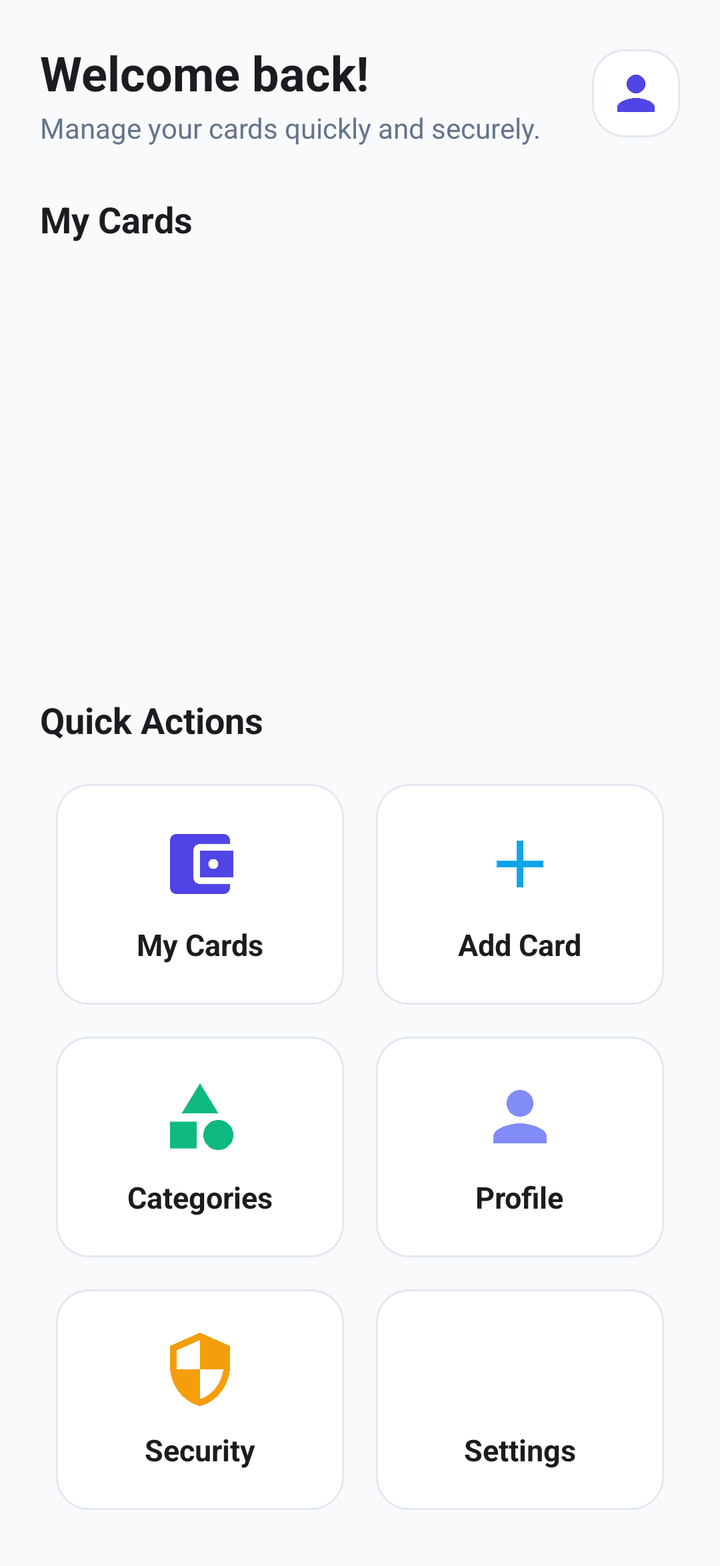
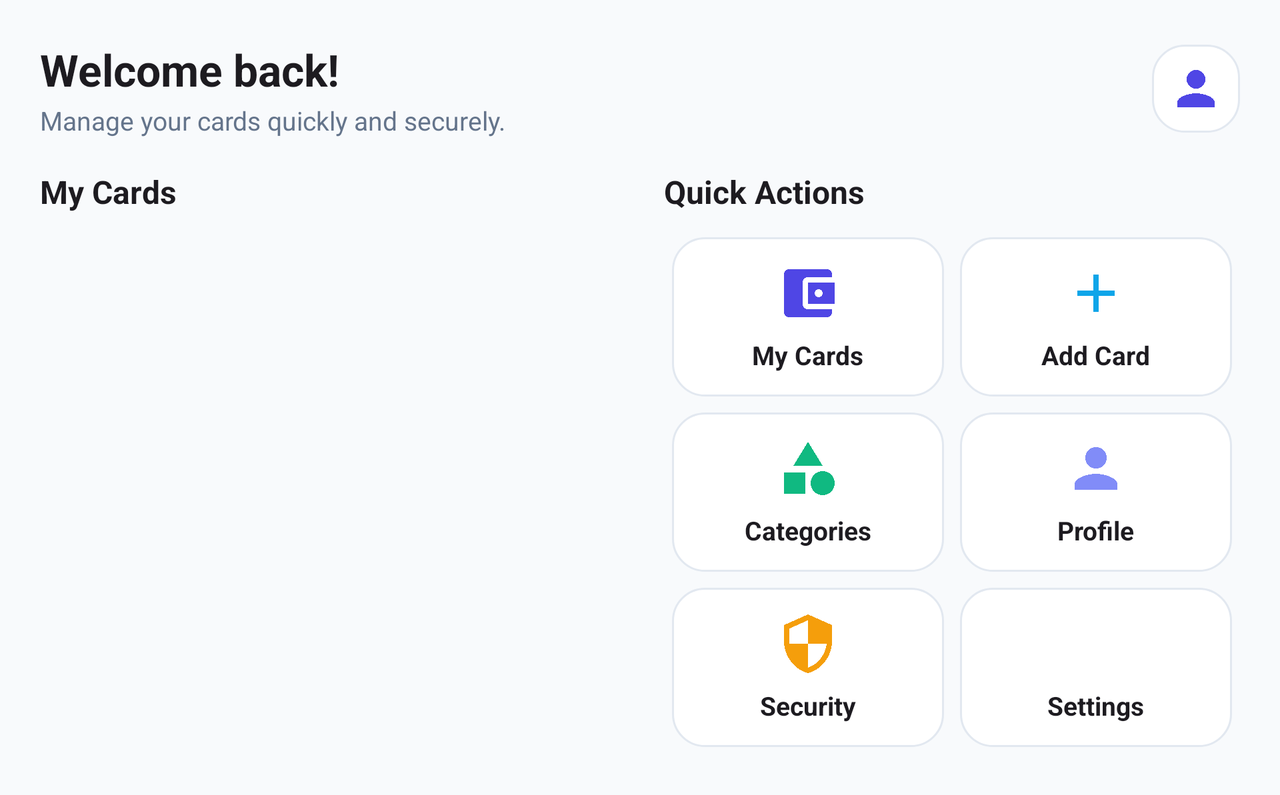

An Android layout and its configuration variant, each rendered on a device that would load it. The default file and the variant file are quoted in full after the pictures.
<!-- AndroidManifest.xml: application theme Theme.CardVault -->
<!-- res/layout/activity_dashboard.xml -->
<?xml version="1.0" encoding="utf-8"?>
<ScrollView xmlns:android="http://schemas.android.com/apk/res/android"
    xmlns:app="http://schemas.android.com/apk/res-auto"
    xmlns:tools="http://schemas.android.com/tools"
    android:layout_width="match_parent"
    android:layout_height="match_parent"
    android:fillViewport="true"
    tools:context=".DashboardActivity">

    <LinearLayout
        android:layout_width="match_parent"
        android:layout_height="wrap_content"
        android:orientation="vertical"
        android:padding="20dp">

        
        <LinearLayout
            android:layout_width="match_parent"
            android:layout_height="wrap_content"
            android:gravity="center_vertical"
            android:orientation="horizontal">

            <LinearLayout
                android:layout_width="0dp"
                android:layout_height="wrap_content"
                android:layout_weight="1"
                android:orientation="vertical">

                <TextView
                    android:id="@+id/tv_welcome_title"
                    android:layout_width="wrap_content"
                    android:layout_height="wrap_content"
                    android:text="@string/dashboard_welcome"
                    android:textColor="?attr/colorOnBackground"
                    android:textSize="24sp"
                    android:textStyle="bold" />

                <TextView
                    android:id="@+id/tv_welcome_subtitle"
                    android:layout_width="wrap_content"
                    android:layout_height="wrap_content"
                    android:layout_marginTop="2dp"
                    android:text="@string/dashboard_subtitle"
                    android:textColor="@color/text_secondary"
                    android:textSize="14sp" />

            </LinearLayout>

            <ImageView
                android:id="@+id/iv_dashboard_profile_icon"
                android:layout_width="44dp"
                android:layout_height="44dp"
                android:background="@drawable/bg_grid_item"
                android:contentDescription="@string/grid_profile"
                android:padding="8dp"
                android:src="@drawable/ic_profile"
                app:tint="@color/primary" />

        </LinearLayout>

        
        <TextView
            android:layout_width="wrap_content"
            android:layout_height="wrap_content"
            android:layout_marginTop="24dp"
            android:text="@string/grid_my_cards"
            android:textColor="?attr/colorOnBackground"
            android:textSize="18sp"
            android:textStyle="bold" />

        <androidx.recyclerview.widget.RecyclerView
            android:id="@+id/rv_card_slider"
            android:layout_width="match_parent"
            android:layout_height="190dp"
            android:layout_marginTop="12dp"
            android:clipToPadding="false"
            android:orientation="horizontal"
            app:layoutManager="androidx.recyclerview.widget.LinearLayoutManager"
            tools:listitem="@layout/item_card_slider" />

        <TextView
            android:id="@+id/tv_empty_cards_hint"
            android:layout_width="match_parent"
            android:layout_height="wrap_content"
            android:gravity="center"
            android:padding="20dp"
            android:text="@string/empty_cards_hint"
            android:textColor="@color/text_muted"
            android:textSize="14sp"
            android:visibility="gone" />

        
        <TextView
            android:layout_width="wrap_content"
            android:layout_height="wrap_content"
            android:layout_marginTop="24dp"
            android:text="@string/dashboard_quick_actions"
            android:textColor="?attr/colorOnBackground"
            android:textSize="18sp"
            android:textStyle="bold" />

        <GridLayout
            android:id="@+id/grid_dashboard_actions"
            android:layout_width="match_parent"
            android:layout_height="wrap_content"
            android:layout_marginTop="12dp"
            android:columnCount="2"
            android:rowCount="3">

            
            <LinearLayout
                android:id="@+id/btn_grid_my_cards"
                android:layout_width="0dp"
                android:layout_height="wrap_content"
                android:layout_columnWeight="1"
                android:layout_margin="8dp"
                android:background="@drawable/bg_grid_item"
                android:clickable="true"
                android:focusable="true"
                android:gravity="center"
                android:orientation="vertical"
                android:padding="20dp">

                <ImageView
                    android:layout_width="40dp"
                    android:layout_height="40dp"
                    android:contentDescription="@string/grid_my_cards"
                    android:src="@drawable/ic_card_wallet" />

                <TextView
                    android:layout_width="wrap_content"
                    android:layout_height="wrap_content"
                    android:layout_marginTop="10dp"
                    android:text="@string/grid_my_cards"
                    android:textColor="?attr/colorOnBackground"
                    android:textSize="15sp"
                    android:textStyle="bold" />

            </LinearLayout>

            
            <LinearLayout
                android:id="@+id/btn_grid_add_card"
                android:layout_width="0dp"
                android:layout_height="wrap_content"
                android:layout_columnWeight="1"
                android:layout_margin="8dp"
                android:background="@drawable/bg_grid_item"
                android:clickable="true"
                android:focusable="true"
                android:gravity="center"
                android:orientation="vertical"
                android:padding="20dp">

                <ImageView
                    android:layout_width="40dp"
                    android:layout_height="40dp"
                    android:contentDescription="@string/grid_add_card"
                    android:src="@drawable/ic_add_card" />

                <TextView
                    android:layout_width="wrap_content"
                    android:layout_height="wrap_content"
                    android:layout_marginTop="10dp"
                    android:text="@string/grid_add_card"
                    android:textColor="?attr/colorOnBackground"
                    android:textSize="15sp"
                    android:textStyle="bold" />

            </LinearLayout>

            
            <LinearLayout
                android:id="@+id/btn_grid_categories"
                android:layout_width="0dp"
                android:layout_height="wrap_content"
                android:layout_columnWeight="1"
                android:layout_margin="8dp"
                android:background="@drawable/bg_grid_item"
                android:clickable="true"
                android:focusable="true"
                android:gravity="center"
                android:orientation="vertical"
                android:padding="20dp">

                <ImageView
                    android:layout_width="40dp"
                    android:layout_height="40dp"
                    android:contentDescription="@string/grid_categories"
                    android:src="@drawable/ic_category" />

                <TextView
                    android:layout_width="wrap_content"
                    android:layout_height="wrap_content"
                    android:layout_marginTop="10dp"
                    android:text="@string/grid_categories"
                    android:textColor="?attr/colorOnBackground"
                    android:textSize="15sp"
                    android:textStyle="bold" />

            </LinearLayout>

            
            <LinearLayout
                android:id="@+id/btn_grid_profile"
                android:layout_width="0dp"
                android:layout_height="wrap_content"
                android:layout_columnWeight="1"
                android:layout_margin="8dp"
                android:background="@drawable/bg_grid_item"
                android:clickable="true"
                android:focusable="true"
                android:gravity="center"
                android:orientation="vertical"
                android:padding="20dp">

                <ImageView
                    android:layout_width="40dp"
                    android:layout_height="40dp"
                    android:contentDescription="@string/grid_profile"
                    android:src="@drawable/ic_profile" />

                <TextView
                    android:layout_width="wrap_content"
                    android:layout_height="wrap_content"
                    android:layout_marginTop="10dp"
                    android:text="@string/grid_profile"
                    android:textColor="?attr/colorOnBackground"
                    android:textSize="15sp"
                    android:textStyle="bold" />

            </LinearLayout>

            
            <LinearLayout
                android:id="@+id/btn_grid_security"
                android:layout_width="0dp"
                android:layout_height="wrap_content"
                android:layout_columnWeight="1"
                android:layout_margin="8dp"
                android:background="@drawable/bg_grid_item"
                android:clickable="true"
                android:focusable="true"
                android:gravity="center"
                android:orientation="vertical"
                android:padding="20dp">

                <ImageView
                    android:layout_width="40dp"
                    android:layout_height="40dp"
                    android:contentDescription="@string/grid_security"
                    android:src="@drawable/ic_security" />

                <TextView
                    android:layout_width="wrap_content"
                    android:layout_height="wrap_content"
                    android:layout_marginTop="10dp"
                    android:text="@string/grid_security"
                    android:textColor="?attr/colorOnBackground"
                    android:textSize="15sp"
                    android:textStyle="bold" />

            </LinearLayout>

            
            <LinearLayout
                android:id="@+id/btn_grid_settings"
                android:layout_width="0dp"
                android:layout_height="wrap_content"
                android:layout_columnWeight="1"
                android:layout_margin="8dp"
                android:background="@drawable/bg_grid_item"
                android:clickable="true"
                android:focusable="true"
                android:gravity="center"
                android:orientation="vertical"
                android:padding="20dp">

                <ImageView
                    android:layout_width="40dp"
                    android:layout_height="40dp"
                    android:contentDescription="@string/grid_settings"
                    android:src="@drawable/ic_settings" />

                <TextView
                    android:layout_width="wrap_content"
                    android:layout_height="wrap_content"
                    android:layout_marginTop="10dp"
                    android:text="@string/grid_settings"
                    android:textColor="?attr/colorOnBackground"
                    android:textSize="15sp"
                    android:textStyle="bold" />

            </LinearLayout>

        </GridLayout>

    </LinearLayout>

</ScrollView>
<!-- resources referenced by this layout -->
<resources>
  <color name="primary">#4F46E5</color>
  <color name="text_muted">#94A3B8</color>
  <color name="text_secondary">#64748B</color>
  <!-- drawable bg_grid_item (drawable) -->
  <?xml version="1.0" encoding="utf-8"?>
  <shape xmlns:android="http://schemas.android.com/apk/res/android"
      android:shape="rectangle">
      <solid android:color="?attr/colorSurface" />
      <corners android:radius="16dp" />
      <stroke
          android:width="1dp"
          android:color="#E2E8F0" />
  </shape>
  <!-- drawable ic_add_card (drawable) -->
  <vector xmlns:android="http://schemas.android.com/apk/res/android"
      android:width="24dp"
      android:height="24dp"
      android:viewportWidth="24"
      android:viewportHeight="24">
      <path
          android:fillColor="#0EA5E9"
          android:pathData="M19,13h-6v6h-2v-6H5v-2h6V5h2v6h6v2z" />
  </vector>
  <!-- drawable ic_category (drawable) -->
  <vector xmlns:android="http://schemas.android.com/apk/res/android"
      android:width="24dp"
      android:height="24dp"
      android:viewportWidth="24"
      android:viewportHeight="24">
      <path
          android:fillColor="#10B981"
          android:pathData="M12,2l-5.5,9h11zM17.5,17.5m-4.5,0a4.5,4.5 0,1 1,9 0a4.5,4.5 0,1 1,-9 0M3,13.5h8v8h-8z" />
  </vector>
  <!-- drawable ic_profile (drawable) -->
  <vector xmlns:android="http://schemas.android.com/apk/res/android"
      android:width="24dp"
      android:height="24dp"
      android:viewportWidth="24"
      android:viewportHeight="24">
      <path
          android:fillColor="#818CF8"
          android:pathData="M12,12c2.21,0 4,-1.79 4,-4s-1.79,-4 -4,-4 -4,1.79 -4,4 1.79,4 4,4zm0,2c-2.67,0 -8,1.34 -8,4v2h16v-2c0,-2.66 -5.33,-4 -8,-4z" />
  </vector>
  <!-- drawable ic_security (drawable) -->
  <vector xmlns:android="http://schemas.android.com/apk/res/android"
      android:width="24dp"
      android:height="24dp"
      android:viewportWidth="24"
      android:viewportHeight="24">
      <path
          android:fillColor="#F59E0B"
          android:pathData="M12,1L3,5v6c0,5.55 3.84,10.74 9,12 5.16,-1.26 9,-6.45 9,-12V5l-9,-4zm0,10.99h7c-0.53,4.12 -3.28,7.79 -7,8.94V12H5V6.3l7,-3.11v8.8z" />
  </vector>
  <string name="dashboard_quick_actions">Quick Actions</string>
  <string name="dashboard_subtitle">Manage your cards quickly and securely.</string>
  <string name="dashboard_welcome">Welcome back!</string>
  <string name="empty_cards_hint">No cards added yet. Tap \'Add Card\' below to start.</string>
  <string name="grid_add_card">Add Card</string>
  <string name="grid_categories">Categories</string>
  <string name="grid_my_cards">My Cards</string>
  <string name="grid_profile">Profile</string>
  <string name="grid_security">Security</string>
  <string name="grid_settings">Settings</string>
  <style name="Theme.CardVault" parent="Base.Theme.CardVault" />
  <style name="Base.Theme.CardVault" parent="Theme.Material3.DayNight.NoActionBar">
          <item name="colorPrimary">@color/primary</item>
          <item name="colorOnPrimary">@color/white</item>
          <item name="colorSecondary">@color/accent_teal</item>
          <item name="android:windowBackground">@color/bg_light</item>
          <item name="colorSurface">@color/surface_light</item>
          <item name="android:statusBarColor">@color/primary_dark</item>
      </style>
  <color name="white">#FFFFFF</color>
  <color name="accent_teal">#0EA5E9</color>
  <color name="bg_light">#F8FAFC</color>
  <color name="surface_light">#FFFFFF</color>
  <color name="primary_dark">#3730A3</color>
  <!-- some entries are left out for length -->
</resources>
<!-- res/layout-land/activity_dashboard.xml (the repository's variant of the layout above) -->
<!-- drawn on the phone turned sideways -->
<?xml version="1.0" encoding="utf-8"?>
<ScrollView xmlns:android="http://schemas.android.com/apk/res/android"
    xmlns:app="http://schemas.android.com/apk/res-auto"
    xmlns:tools="http://schemas.android.com/tools"
    android:layout_width="match_parent"
    android:layout_height="match_parent"
    android:fillViewport="true"
    tools:context=".DashboardActivity">

    <LinearLayout
        android:layout_width="match_parent"
        android:layout_height="wrap_content"
        android:orientation="vertical"
        android:padding="20dp">

        
        <LinearLayout
            android:layout_width="match_parent"
            android:layout_height="wrap_content"
            android:gravity="center_vertical"
            android:orientation="horizontal">

            <LinearLayout
                android:layout_width="0dp"
                android:layout_height="wrap_content"
                android:layout_weight="1"
                android:orientation="vertical">

                <TextView
                    android:id="@+id/tv_welcome_title"
                    android:layout_width="wrap_content"
                    android:layout_height="wrap_content"
                    android:text="@string/dashboard_welcome"
                    android:textColor="?attr/colorOnBackground"
                    android:textSize="22sp"
                    android:textStyle="bold" />

                <TextView
                    android:id="@+id/tv_welcome_subtitle"
                    android:layout_width="wrap_content"
                    android:layout_height="wrap_content"
                    android:layout_marginTop="2dp"
                    android:text="@string/dashboard_subtitle"
                    android:textColor="@color/text_secondary"
                    android:textSize="13sp" />

            </LinearLayout>

            <ImageView
                android:id="@+id/iv_dashboard_profile_icon"
                android:layout_width="44dp"
                android:layout_height="44dp"
                android:background="@drawable/bg_grid_item"
                android:contentDescription="@string/grid_profile"
                android:padding="8dp"
                android:src="@drawable/ic_profile"
                app:tint="@color/primary" />

        </LinearLayout>

        
        <LinearLayout
            android:layout_width="match_parent"
            android:layout_height="wrap_content"
            android:layout_marginTop="16dp"
            android:orientation="horizontal">

            
            <LinearLayout
                android:layout_width="0dp"
                android:layout_height="wrap_content"
                android:layout_marginEnd="12dp"
                android:layout_weight="1"
                android:orientation="vertical">

                <TextView
                    android:layout_width="wrap_content"
                    android:layout_height="wrap_content"
                    android:text="@string/grid_my_cards"
                    android:textColor="?attr/colorOnBackground"
                    android:textSize="16sp"
                    android:textStyle="bold" />

                <androidx.recyclerview.widget.RecyclerView
                    android:id="@+id/rv_card_slider"
                    android:layout_width="match_parent"
                    android:layout_height="180dp"
                    android:layout_marginTop="8dp"
                    android:clipToPadding="false"
                    android:orientation="horizontal"
                    app:layoutManager="androidx.recyclerview.widget.LinearLayoutManager"
                    tools:listitem="@layout/item_card_slider" />

                <TextView
                    android:id="@+id/tv_empty_cards_hint"
                    android:layout_width="match_parent"
                    android:layout_height="wrap_content"
                    android:gravity="center"
                    android:padding="16dp"
                    android:text="@string/empty_cards_hint"
                    android:textColor="@color/text_muted"
                    android:textSize="13sp"
                    android:visibility="gone" />

            </LinearLayout>

            
            <LinearLayout
                android:layout_width="0dp"
                android:layout_height="wrap_content"
                android:layout_marginStart="12dp"
                android:layout_weight="1"
                android:orientation="vertical">

                <TextView
                    android:layout_width="wrap_content"
                    android:layout_height="wrap_content"
                    android:text="@string/dashboard_quick_actions"
                    android:textColor="?attr/colorOnBackground"
                    android:textSize="16sp"
                    android:textStyle="bold" />

                <GridLayout
                    android:id="@+id/grid_dashboard_actions"
                    android:layout_width="match_parent"
                    android:layout_height="wrap_content"
                    android:layout_marginTop="8dp"
                    android:columnCount="2"
                    android:rowCount="3">

                    <LinearLayout
                        android:id="@+id/btn_grid_my_cards"
                        android:layout_width="0dp"
                        android:layout_height="wrap_content"
                        android:layout_columnWeight="1"
                        android:layout_margin="4dp"
                        android:background="@drawable/bg_grid_item"
                        android:clickable="true"
                        android:focusable="true"
                        android:gravity="center"
                        android:orientation="vertical"
                        android:padding="12dp">

                        <ImageView
                            android:layout_width="32dp"
                            android:layout_height="32dp"
                            android:contentDescription="@string/grid_my_cards"
                            android:src="@drawable/ic_card_wallet" />

                        <TextView
                            android:layout_width="wrap_content"
                            android:layout_height="wrap_content"
                            android:layout_marginTop="6dp"
                            android:text="@string/grid_my_cards"
                            android:textColor="?attr/colorOnBackground"
                            android:textSize="13sp"
                            android:textStyle="bold" />

                    </LinearLayout>

                    <LinearLayout
                        android:id="@+id/btn_grid_add_card"
                        android:layout_width="0dp"
                        android:layout_height="wrap_content"
                        android:layout_columnWeight="1"
                        android:layout_margin="4dp"
                        android:background="@drawable/bg_grid_item"
                        android:clickable="true"
                        android:focusable="true"
                        android:gravity="center"
                        android:orientation="vertical"
                        android:padding="12dp">

                        <ImageView
                            android:layout_width="32dp"
                            android:layout_height="32dp"
                            android:contentDescription="@string/grid_add_card"
                            android:src="@drawable/ic_add_card" />

                        <TextView
                            android:layout_width="wrap_content"
                            android:layout_height="wrap_content"
                            android:layout_marginTop="6dp"
                            android:text="@string/grid_add_card"
                            android:textColor="?attr/colorOnBackground"
                            android:textSize="13sp"
                            android:textStyle="bold" />

                    </LinearLayout>

                    <LinearLayout
                        android:id="@+id/btn_grid_categories"
                        android:layout_width="0dp"
                        android:layout_height="wrap_content"
                        android:layout_columnWeight="1"
                        android:layout_margin="4dp"
                        android:background="@drawable/bg_grid_item"
                        android:clickable="true"
                        android:focusable="true"
                        android:gravity="center"
                        android:orientation="vertical"
                        android:padding="12dp">

                        <ImageView
                            android:layout_width="32dp"
                            android:layout_height="32dp"
                            android:contentDescription="@string/grid_categories"
                            android:src="@drawable/ic_category" />

                        <TextView
                            android:layout_width="wrap_content"
                            android:layout_height="wrap_content"
                            android:layout_marginTop="6dp"
                            android:text="@string/grid_categories"
                            android:textColor="?attr/colorOnBackground"
                            android:textSize="13sp"
                            android:textStyle="bold" />

                    </LinearLayout>

                    <LinearLayout
                        android:id="@+id/btn_grid_profile"
                        android:layout_width="0dp"
                        android:layout_height="wrap_content"
                        android:layout_columnWeight="1"
                        android:layout_margin="4dp"
                        android:background="@drawable/bg_grid_item"
                        android:clickable="true"
                        android:focusable="true"
                        android:gravity="center"
                        android:orientation="vertical"
                        android:padding="12dp">

                        <ImageView
                            android:layout_width="32dp"
                            android:layout_height="32dp"
                            android:contentDescription="@string/grid_profile"
                            android:src="@drawable/ic_profile" />

                        <TextView
                            android:layout_width="wrap_content"
                            android:layout_height="wrap_content"
                            android:layout_marginTop="6dp"
                            android:text="@string/grid_profile"
                            android:textColor="?attr/colorOnBackground"
                            android:textSize="13sp"
                            android:textStyle="bold" />

                    </LinearLayout>

                    <LinearLayout
                        android:id="@+id/btn_grid_security"
                        android:layout_width="0dp"
                        android:layout_height="wrap_content"
                        android:layout_columnWeight="1"
                        android:layout_margin="4dp"
                        android:background="@drawable/bg_grid_item"
                        android:clickable="true"
                        android:focusable="true"
                        android:gravity="center"
                        android:orientation="vertical"
                        android:padding="12dp">

                        <ImageView
                            android:layout_width="32dp"
                            android:layout_height="32dp"
                            android:contentDescription="@string/grid_security"
                            android:src="@drawable/ic_security" />

                        <TextView
                            android:layout_width="wrap_content"
                            android:layout_height="wrap_content"
                            android:layout_marginTop="6dp"
                            android:text="@string/grid_security"
                            android:textColor="?attr/colorOnBackground"
                            android:textSize="13sp"
                            android:textStyle="bold" />

                    </LinearLayout>

                    <LinearLayout
                        android:id="@+id/btn_grid_settings"
                        android:layout_width="0dp"
                        android:layout_height="wrap_content"
                        android:layout_columnWeight="1"
                        android:layout_margin="4dp"
                        android:background="@drawable/bg_grid_item"
                        android:clickable="true"
                        android:focusable="true"
                        android:gravity="center"
                        android:orientation="vertical"
                        android:padding="12dp">

                        <ImageView
                            android:layout_width="32dp"
                            android:layout_height="32dp"
                            android:contentDescription="@string/grid_settings"
                            android:src="@drawable/ic_settings" />

                        <TextView
                            android:layout_width="wrap_content"
                            android:layout_height="wrap_content"
                            android:layout_marginTop="6dp"
                            android:text="@string/grid_settings"
                            android:textColor="?attr/colorOnBackground"
                            android:textSize="13sp"
                            android:textStyle="bold" />

                    </LinearLayout>

                </GridLayout>

            </LinearLayout>

        </LinearLayout>

    </LinearLayout>

</ScrollView>
